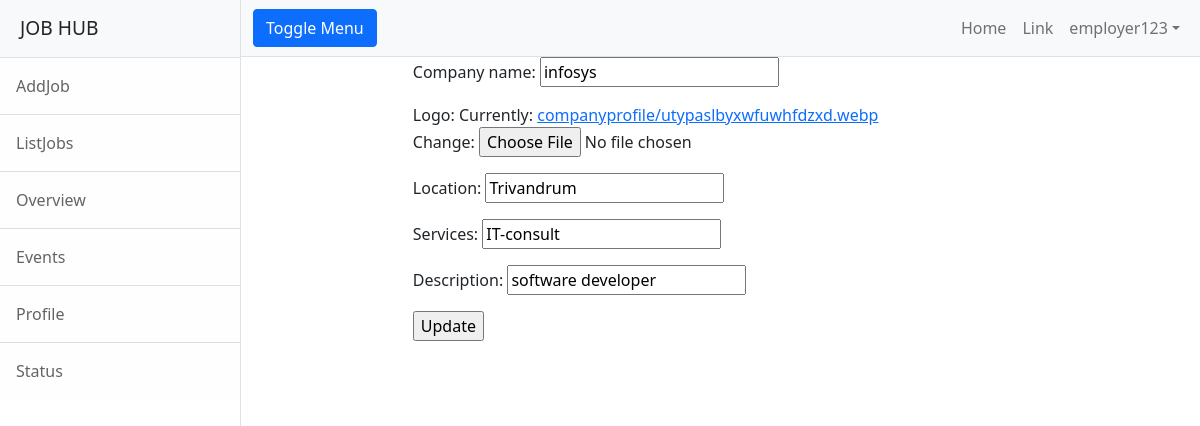
Page /employerr/profile/edit/2 (signed in) on the committed database.
### employerr/models.py (models this page shows)
class CompanyProfile(models.Model):
    company_name=models.CharField(max_length=120)
    logo=models.ImageField(upload_to="companyprofile",null=True)
    user=models.OneToOneField(User,on_delete=models.CASCADE,related_name="employer12")
    location = models.CharField(max_length=120)
    services = models.CharField(max_length=120)
    description= models.CharField(max_length=200)

### employerr/views.py (the view)
# urls.py: path("profile/edit/<int:id>",views.EmpProfileEditView.as_view(),name='emp-editprofile')
class EmpProfileEditView(UpdateView):
    model = CompanyProfile
    form_class = CompanyProfileForm
    template_name = "emp-editprofile.html"
    success_url = reverse_lazy('emp-viewprofile')
    pk_url_kwarg = "id"

### employerr/forms.py
class CompanyProfileForm(forms.ModelForm):
    class Meta:
        model=CompanyProfile
        exclude=("user",)

### employerr/templates/emp-editprofile.html (shortened to what this page needs)
{%extends 'base.html' %}
{%block body_block%}
<div class="row">
    <div class="col-2">
    </div>
    <div class="col-8">
        <form action="" method="post" enctype="multipart/form-data">
            {{form.as_p}}
            <input type="submit" value="Update">
        </form>
    </div>
    <div class="col-2">
    </div>
</div>
{%endblock%}

### employerr/templates/base.html (shortened to what this page needs)
<!DOCTYPE html>
{%load static%}
<html lang="en">
    <head>
        <link href="{%static 'css/styles.css'%}" rel="stylesheet" />
    </head>
    <body>
        <div class="d-flex" id="wrapper">
            <div class="border-end bg-white" id="sidebar-wrapper">
                <div class="sidebar-heading border-bottom bg-light">JOB HUB</div>
                <div class="list-group list-group-flush">
                    <a class="list-group-item list-group-item-action list-group-item-light p-3" href="{%url 'emp-addjob'%}">AddJob</a>
                    <a class="list-group-item list-group-item-action list-group-item-light p-3" href="{%url 'emp-alljobs'%}">ListJobs</a>
                    <a class="list-group-item list-group-item-action list-group-item-light p-3" href="#!">Overview</a>
                    <a class="list-group-item list-group-item-action list-group-item-light p-3" href="#!">Events</a>
                    <a class="list-group-item list-group-item-action list-group-item-light p-3" href="#!">Profile</a>
                    <a class="list-group-item list-group-item-action list-group-item-light p-3" href="#!">Status</a>
                </div>
            </div>
            <div id="page-content-wrapper">
                <nav class="navbar navbar-expand-lg navbar-light bg-light border-bottom">
                    <div class="container-fluid">
                        <button class="btn btn-primary" id="sidebarToggle">Toggle Menu</button>
                        <div class="collapse navbar-collapse" id="navbarSupportedContent">
                            <ul class="navbar-nav ms-auto mt-2 mt-lg-0">
                                <li class="nav-item active"><a class="nav-link" href="{$url 'emp-home'%}">Home</a></li>
                                <li class="nav-item"><a class="nav-link" href="#!">Link</a></li>
                                <li class="nav-item dropdown">
                                    <a class="nav-link dropdown-toggle" id="navbarDropdown" href="#" role="button" data-bs-toggle="dropdown" aria-haspopup="true" aria-expanded="false">{{request.user}}</a>
                                </li>
                            </ul>
                        </div>
                    </div>
                </nav>
                <div class="container-fluid">
                   {%block body_block%}
                    {%endblock%}
                </div>
            </div>
        </div>
    </body>
</html>

### rows in the picture
CompanyProfile: company_name "infosys", location "Trivandrum", services "IT-consult", description "software developer"

### other values in the picture
{{ request.user }} "employer123"
